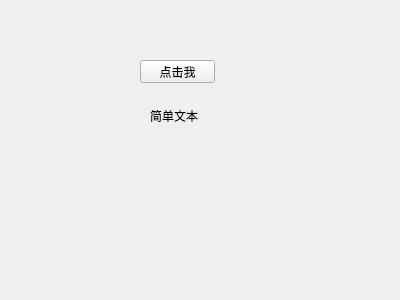
<?xml version="1.0" encoding="UTF-8"?>
<ui version="4.0">
 <class>Form</class>
 <widget class="QWidget" name="Form">
  <property name="geometry">
   <rect>
    <x>0</x>
    <y>0</y>
    <width>400</width>
    <height>300</height>
   </rect>
  </property>
  <property name="windowTitle">
   <string>Form</string>
  </property>
  <widget class="QPushButton" name="pushButton">
   <property name="geometry">
    <rect>
     <x>140</x>
     <y>60</y>
     <width>75</width>
     <height>23</height>
    </rect>
   </property>
   <property name="text">
    <string>点击我</string>
   </property>
  </widget>
  <widget class="QLabel" name="label">
   <property name="geometry">
    <rect>
     <x>150</x>
     <y>110</y>
     <width>54</width>
     <height>12</height>
    </rect>
   </property>
   <property name="text">
    <string>简单文本</string>
   </property>
  </widget>
 </widget>
 <resources/>
 <connections/>
</ui>
